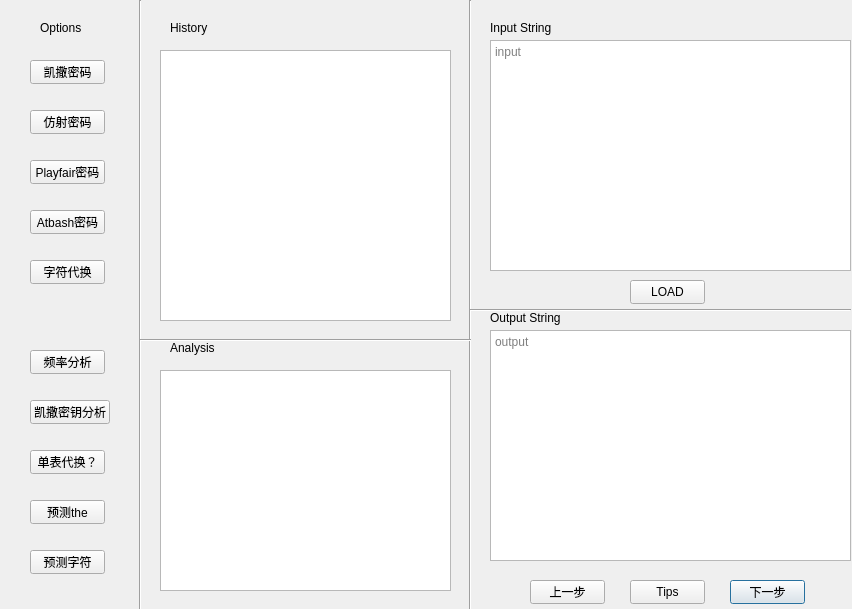
<?xml version="1.0" encoding="UTF-8"?>
<ui version="4.0">
 <class>STAT</class>
 <widget class="QDialog" name="STAT">
  <property name="geometry">
   <rect>
    <x>0</x>
    <y>0</y>
    <width>852</width>
    <height>609</height>
   </rect>
  </property>
  <property name="windowTitle">
   <string>单表代换工具</string>
  </property>
  <property name="sizeGripEnabled">
   <bool>false</bool>
  </property>
  <widget class="QLabel" name="Output_lable">
   <property name="geometry">
    <rect>
     <x>490</x>
     <y>310</y>
     <width>91</width>
     <height>16</height>
    </rect>
   </property>
   <property name="text">
    <string>Output String</string>
   </property>
  </widget>
  <widget class="QPushButton" name="Forward">
   <property name="geometry">
    <rect>
     <x>730</x>
     <y>580</y>
     <width>75</width>
     <height>24</height>
    </rect>
   </property>
   <property name="toolTip">
    <string>&lt;html&gt;&lt;head/&gt;&lt;body&gt;&lt;p&gt;在使用上一步后，可以用下一步操作回去&lt;/p&gt;&lt;/body&gt;&lt;/html&gt;</string>
   </property>
   <property name="whatsThis">
    <string>&lt;html&gt;&lt;head/&gt;&lt;body&gt;&lt;p&gt;123&lt;/p&gt;&lt;/body&gt;&lt;/html&gt;</string>
   </property>
   <property name="text">
    <string>下一步</string>
   </property>
  </widget>
  <widget class="QTextEdit" name="Output_text">
   <property name="geometry">
    <rect>
     <x>490</x>
     <y>330</y>
     <width>361</width>
     <height>231</height>
    </rect>
   </property>
   <property name="placeholderText">
    <string>output</string>
   </property>
  </widget>
  <widget class="QTextEdit" name="Input_text">
   <property name="geometry">
    <rect>
     <x>490</x>
     <y>40</y>
     <width>361</width>
     <height>231</height>
    </rect>
   </property>
   <property name="placeholderText">
    <string>input</string>
   </property>
  </widget>
  <widget class="QLabel" name="Input_label">
   <property name="geometry">
    <rect>
     <x>490</x>
     <y>20</y>
     <width>81</width>
     <height>16</height>
    </rect>
   </property>
   <property name="text">
    <string>Input String</string>
   </property>
  </widget>
  <widget class="Line" name="line">
   <property name="geometry">
    <rect>
     <x>460</x>
     <y>0</y>
     <width>20</width>
     <height>611</height>
    </rect>
   </property>
   <property name="orientation">
    <enum>Qt::Orientation::Vertical</enum>
   </property>
  </widget>
  <widget class="Line" name="line_2">
   <property name="geometry">
    <rect>
     <x>470</x>
     <y>300</y>
     <width>381</width>
     <height>20</height>
    </rect>
   </property>
   <property name="orientation">
    <enum>Qt::Orientation::Horizontal</enum>
   </property>
  </widget>
  <widget class="QPushButton" name="RollBack">
   <property name="geometry">
    <rect>
     <x>530</x>
     <y>580</y>
     <width>75</width>
     <height>24</height>
    </rect>
   </property>
   <property name="toolTip">
    <string>&lt;html&gt;&lt;head/&gt;&lt;body&gt;&lt;p&gt;返回上一步&lt;/p&gt;&lt;/body&gt;&lt;/html&gt;</string>
   </property>
   <property name="text">
    <string>上一步</string>
   </property>
  </widget>
  <widget class="Line" name="line_3">
   <property name="geometry">
    <rect>
     <x>130</x>
     <y>0</y>
     <width>20</width>
     <height>611</height>
    </rect>
   </property>
   <property name="orientation">
    <enum>Qt::Orientation::Vertical</enum>
   </property>
  </widget>
  <widget class="Line" name="line_4">
   <property name="geometry">
    <rect>
     <x>140</x>
     <y>330</y>
     <width>331</width>
     <height>20</height>
    </rect>
   </property>
   <property name="orientation">
    <enum>Qt::Orientation::Horizontal</enum>
   </property>
  </widget>
  <widget class="QLabel" name="History_label">
   <property name="geometry">
    <rect>
     <x>170</x>
     <y>20</y>
     <width>54</width>
     <height>16</height>
    </rect>
   </property>
   <property name="text">
    <string>History</string>
   </property>
  </widget>
  <widget class="QLabel" name="Analysis_label">
   <property name="geometry">
    <rect>
     <x>170</x>
     <y>340</y>
     <width>54</width>
     <height>16</height>
    </rect>
   </property>
   <property name="text">
    <string>Analysis</string>
   </property>
  </widget>
  <widget class="QLabel" name="Options">
   <property name="geometry">
    <rect>
     <x>40</x>
     <y>20</y>
     <width>54</width>
     <height>16</height>
    </rect>
   </property>
   <property name="text">
    <string>Options</string>
   </property>
  </widget>
  <widget class="QTextBrowser" name="History_text">
   <property name="geometry">
    <rect>
     <x>160</x>
     <y>50</y>
     <width>291</width>
     <height>271</height>
    </rect>
   </property>
  </widget>
  <widget class="QTextBrowser" name="Analysis_text">
   <property name="geometry">
    <rect>
     <x>160</x>
     <y>370</y>
     <width>291</width>
     <height>221</height>
    </rect>
   </property>
  </widget>
  <widget class="QPushButton" name="Caesar">
   <property name="geometry">
    <rect>
     <x>30</x>
     <y>60</y>
     <width>75</width>
     <height>24</height>
    </rect>
   </property>
   <property name="text">
    <string>凯撒密码</string>
   </property>
  </widget>
  <widget class="QPushButton" name="Affine">
   <property name="geometry">
    <rect>
     <x>30</x>
     <y>110</y>
     <width>75</width>
     <height>24</height>
    </rect>
   </property>
   <property name="text">
    <string>仿射密码</string>
   </property>
  </widget>
  <widget class="QPushButton" name="Playfair">
   <property name="geometry">
    <rect>
     <x>30</x>
     <y>160</y>
     <width>75</width>
     <height>24</height>
    </rect>
   </property>
   <property name="text">
    <string>Playfair密码</string>
   </property>
  </widget>
  <widget class="QPushButton" name="Atbash">
   <property name="geometry">
    <rect>
     <x>30</x>
     <y>210</y>
     <width>75</width>
     <height>24</height>
    </rect>
   </property>
   <property name="text">
    <string>Atbash密码</string>
   </property>
  </widget>
  <widget class="QPushButton" name="Replace">
   <property name="geometry">
    <rect>
     <x>30</x>
     <y>260</y>
     <width>75</width>
     <height>24</height>
    </rect>
   </property>
   <property name="toolTip">
    <string>&lt;html&gt;&lt;head/&gt;&lt;body&gt;&lt;p&gt;可进行单字符或多字符代换&lt;/p&gt;&lt;/body&gt;&lt;/html&gt;</string>
   </property>
   <property name="text">
    <string>字符代换</string>
   </property>
  </widget>
  <widget class="QPushButton" name="FindThe">
   <property name="geometry">
    <rect>
     <x>30</x>
     <y>500</y>
     <width>75</width>
     <height>24</height>
    </rect>
   </property>
   <property name="toolTip">
    <string>&lt;html&gt;&lt;head/&gt;&lt;body&gt;&lt;p&gt;推荐一开始使用，用于寻找文本中最可能为the的三个字母&lt;/p&gt;&lt;/body&gt;&lt;/html&gt;</string>
   </property>
   <property name="text">
    <string>预测the</string>
   </property>
  </widget>
  <widget class="QPushButton" name="FineChar">
   <property name="geometry">
    <rect>
     <x>30</x>
     <y>550</y>
     <width>75</width>
     <height>24</height>
    </rect>
   </property>
   <property name="toolTip">
    <string>&lt;html&gt;&lt;head/&gt;&lt;body&gt;&lt;p&gt;预测下一个频率最高的字符的可能值&lt;/p&gt;&lt;/body&gt;&lt;/html&gt;</string>
   </property>
   <property name="text">
    <string>预测字符</string>
   </property>
  </widget>
  <widget class="QPushButton" name="isMonoalphabetic">
   <property name="geometry">
    <rect>
     <x>30</x>
     <y>450</y>
     <width>75</width>
     <height>24</height>
    </rect>
   </property>
   <property name="toolTip">
    <string>&lt;html&gt;&lt;head/&gt;&lt;body&gt;&lt;p&gt;判断是否为单表代换&lt;/p&gt;&lt;/body&gt;&lt;/html&gt;</string>
   </property>
   <property name="whatsThis">
    <string>判断是否为单表代换</string>
   </property>
   <property name="text">
    <string>单表代换？</string>
   </property>
  </widget>
  <widget class="QPushButton" name="CaesarKey">
   <property name="geometry">
    <rect>
     <x>30</x>
     <y>400</y>
     <width>80</width>
     <height>24</height>
    </rect>
   </property>
   <property name="toolTip">
    <string>&lt;html&gt;&lt;head/&gt;&lt;body&gt;&lt;p&gt;根据单字母频率分析，猜测凯撒密码密钥&lt;/p&gt;&lt;/body&gt;&lt;/html&gt;</string>
   </property>
   <property name="text">
    <string>凯撒密钥分析</string>
   </property>
  </widget>
  <widget class="QPushButton" name="Frequency">
   <property name="geometry">
    <rect>
     <x>30</x>
     <y>350</y>
     <width>75</width>
     <height>24</height>
    </rect>
   </property>
   <property name="toolTip">
    <string>&lt;html&gt;&lt;head/&gt;&lt;body&gt;&lt;p&gt;返回input内容的n-gram频率（n = 1,2,3）&lt;/p&gt;&lt;/body&gt;&lt;/html&gt;</string>
   </property>
   <property name="text">
    <string>频率分析</string>
   </property>
  </widget>
  <widget class="QPushButton" name="LOAD">
   <property name="geometry">
    <rect>
     <x>630</x>
     <y>280</y>
     <width>75</width>
     <height>24</height>
    </rect>
   </property>
   <property name="toolTip">
    <string>&lt;html&gt;&lt;head/&gt;&lt;body&gt;&lt;p&gt;使用过程中谨慎点击，这会导致中间过程被清空&lt;/p&gt;&lt;/body&gt;&lt;/html&gt;</string>
   </property>
   <property name="text">
    <string>LOAD</string>
   </property>
  </widget>
  <widget class="QPushButton" name="Tips">
   <property name="geometry">
    <rect>
     <x>630</x>
     <y>580</y>
     <width>75</width>
     <height>24</height>
    </rect>
   </property>
   <property name="toolTip">
    <string>&lt;html&gt;&lt;head/&gt;&lt;body&gt;&lt;p&gt;点我，看提示！！&lt;/p&gt;&lt;/body&gt;&lt;/html&gt;</string>
   </property>
   <property name="text">
    <string>Tips</string>
   </property>
  </widget>
 </widget>
 <resources/>
 <connections/>
</ui>
